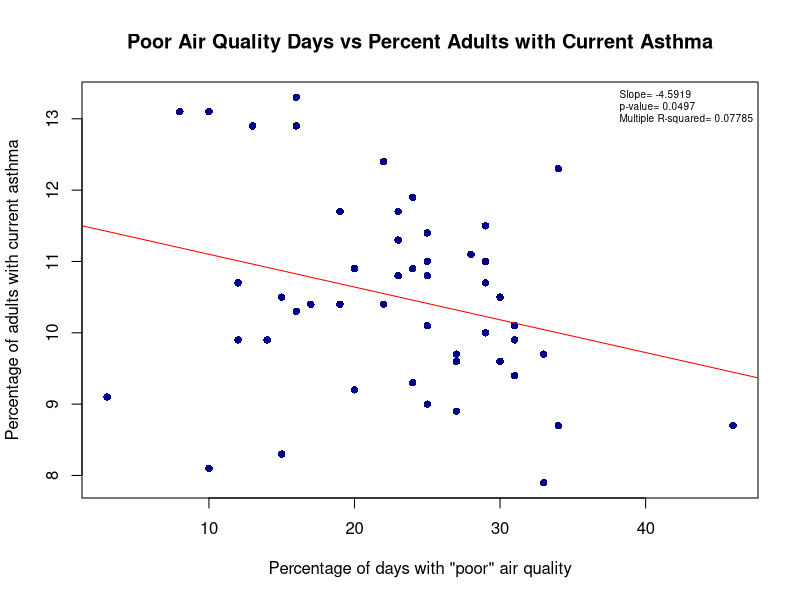

This chart was generated by the following R code:
## ---- chunk 1
knitr::opts_chunk$set(echo = TRUE)
## ---- chunk 2
#importing data
my_data <- read.csv("Updated Final Data.csv")


#running a linear regression model on the data
regression_model <- lm(my_data$Percent.Adults.with.Current.Asthma ~ my_data$Percentage.of..poor.air.quality..days)


#creating scatterplot 
plot(my_data$Percentage.of..poor.air.quality..days, my_data$Percent.Adults.with.Current.Asthma,
     main = "Poor Air Quality Days vs Percent Adults with Current Asthma",
     xlab = "Percentage of days with \"poor\" air quality",
     ylab = "Percentage of adults with current asthma",
     pch = 16,
     col = "blue4")

#adding regression line to the plot
abline(regression_model, col="red") 

#adding a legend with the slope, p-value, and multiple r-squared values from the regession line
legend("topright",
       legend= c("Slope= -4.5919","p-value= 0.0497", "Multiple R-squared= 0.07785"),
       cex = 0.6,
       bty = "n")


## ---- chunk 3
#run correlation test
rce <- cor(my_data$Percentage.of..poor.air.quality..days, my_data$Percent.Adults.with.Current.Asthma)

rce #view test result
